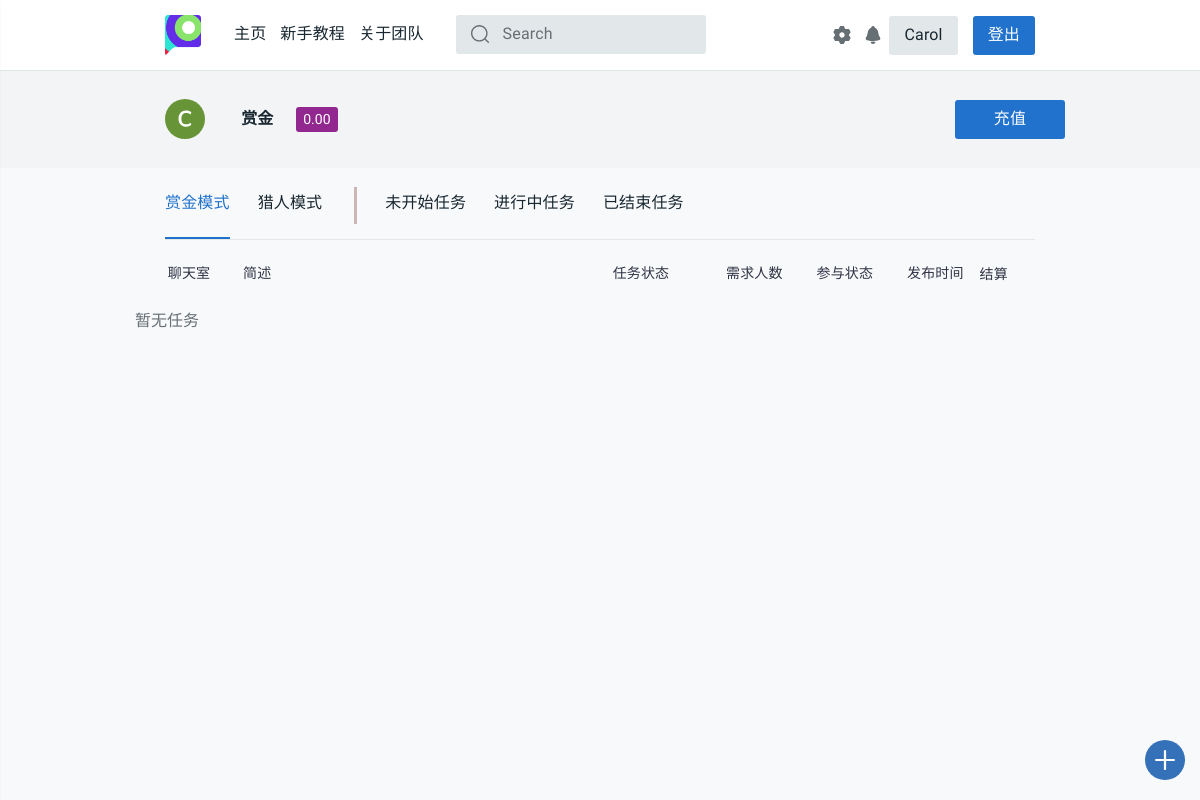
/profile/ (signed in), run on an earlier commit of the app's database.
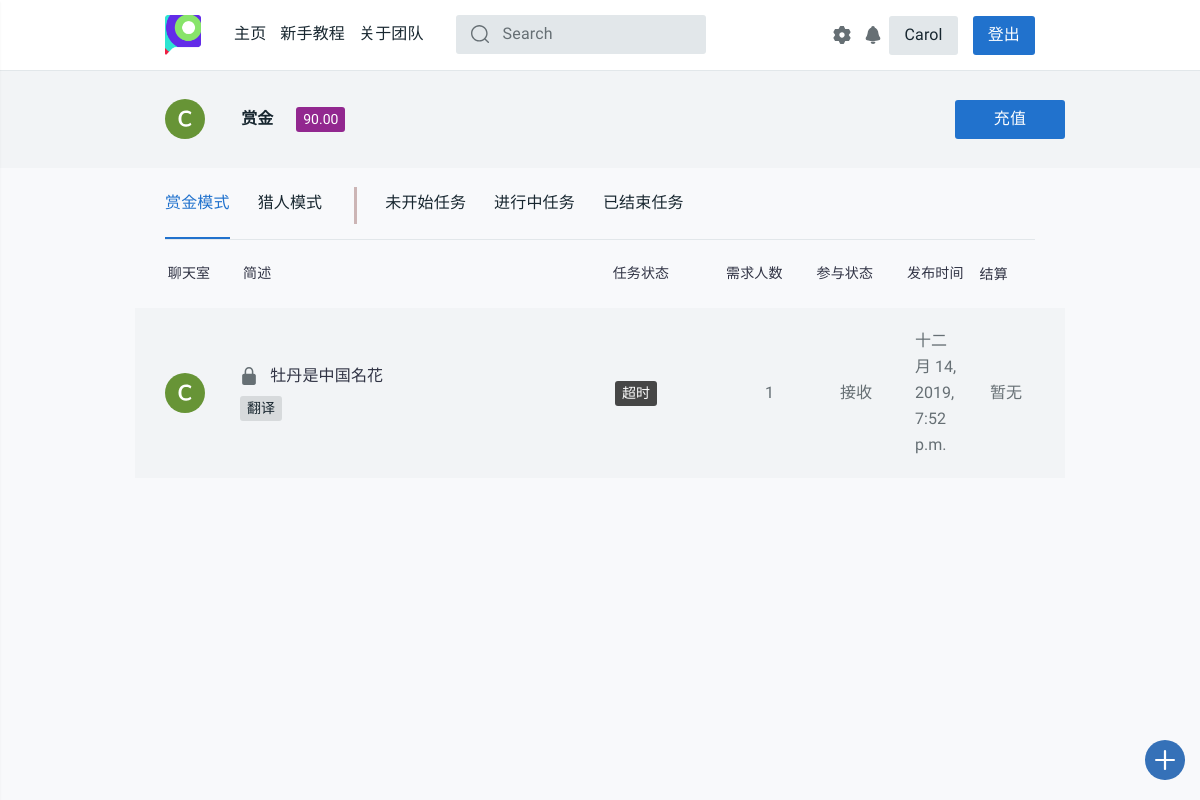
And on a later commit of the database.
### login/models.py (models this page shows, shortened)
class User(models.Model):
    name = models.CharField(max_length=128, unique=True)
    password = models.CharField(max_length=256)
    stu_id = models.CharField(max_length=13, unique=True)
    phone = models.CharField(max_length=11, unique=True, default='None')
    dept = models.CharField(max_length=50, default='None')
    money = models.DecimalField(max_digits=5, decimal_places=2, default=0.00)
    c_time = models.DateTimeField(auto_now_add=True)
    has_confirmed = models.BooleanField(default=False)
    send_state = models.IntegerField(default=1)
    updated_time = models.DateTimeField(null=True, blank=True)
    class Meta:
        ordering = ['c_time']
        verbose_name = '用户'
        verbose_name_plural = '用户'

### task_platform/models.py (models this page shows, shortened)
class Task(models.Model):
    state = (('未开始', 'waitting'), ('进行中', 'processing'), ('中止', 'abort'),
             ('撤销', 'revoke'), ('超时', 'timeout'), ('完成', 'completed'))
    publisher = models.CharField(max_length=128)
    pub_time = models.DateTimeField(auto_now_add=True)
    begin_time = models.DateTimeField(null=True, blank=True)
    end_time = models.DateTimeField(null=True, blank=True)
    people_needed = models.IntegerField(default=1)
    people_now = models.IntegerField(default=0)
    expected_time_consuming = models.DecimalField(
        max_digits=12, decimal_places=1, default=0.0)
    task_description = models.CharField(max_length=50, default="None")
    task_detail = RichTextUploadingField(default='None')
    task_state = models.CharField(max_length=32, choices=state, default='未开始')
    task_class = models.CharField(max_length=48, default='赏金模式')
    class Meta:
        ordering = ['pub_time']
        verbose_name = '任务'
        verbose_name_plural = '任务'

class Task_tags(models.Model):
    sig_tag = models.CharField(max_length=20, default="None")
    task_id = models.IntegerField(default="0")
    def __str__(self):
        return self.sig_tag
    class Meta:
        verbose_name = "任务标签"
        verbose_name_plural = "任务标签"

### task_platform/views.py (the view, shortened to what this page needs)
# urls.py: path('profile/', views.profile, name='profile'),
def profile(request):
    username = request.session.get('user_name', None)
    if not username:
        return redirect('/login/')
    notice_room = '/chatroom/{}'.format(get_notice_room_id(username))
    notice_num = chatinfo_num(username)
    user = User.objects.get(name=username)
    student_id = user.stu_id
    phone = user.phone
    dept = user.dept
    if user.dept == 'None':
        dept = '暂无信息'
    money = user.money
    task_list_list = []
    if username:
        user = User.objects.get(name=username)
        student_id = user.stu_id
        phone = user.phone
        dept = user.dept
        if user.dept == 'None':
            dept = '暂无信息'
    stcolor_finder = {
        '未开始': '9', '进行中': '2',
        '中止': '3', '撤销': '3',
        '超时': '6', '完成': '4',
        '赏金模式': '5', '猎人模式': '7'
    }
    rec_task_id_list = Task_receive.objects.filter(username=username).values_list('task_id')
    latest_task_list = Task.objects.filter(
        Q(publisher=username) | Q(id__in=rec_task_id_list)
    ).order_by('-pub_time')
    tab_class = [
        ("task_class='赏金模式'", "_task.task_state"),
        ("task_class='猎人模式'", "_task.task_state"),
        ("task_state='未开始'", "_task.task_class"),
        ("task_state='进行中'", "_task.task_class"),
        ("Q(task_state='撤销')|Q(task_state='中止')|Q(task_state='超时')|Q(task_state='完成')",
        "_task.task_class")
    ]
    def calc_settlement(task, username):
        _settlement = '暂无'
        rec_task_list = Task_receive.objects.filter(task_id=task.id)
        if type(_settlement) == str:
            return _settlement
        if _settlement >= 0:
            return '+{}'.format(_settlement)
        else:
            return str(_settlement)
    for idx in range(5):
        tag_list = []
        for _task in eval('latest_task_list.filter({})'.format(tab_class[idx][0])):
            _color = 'tt-color0{} tt-badge'.format(stcolor_finder[eval(tab_class[idx][1])])
            _settlement = calc_settlement(_task, username)
            _room_id = get_room_id(_task)
            tag_list.append(
                (_task, _color, _settlement, _room_id,
                Task_tags.objects.filter(task_id=_task.id).order_by('sig_tag'))
            )
        task_list_list.append(tag_list)
    tag_list_1, tag_list_2, tag_list_3, tag_list_4, tag_list_5 = (
        task_list_list[0], task_list_list[1], task_list_list[2],
        task_list_list[3], task_list_list[4]
    )
    if request.method == 'POST' and 'settings' in request.POST:
        self_settings(request)
    return render(request, 'task_platform/profile.html', locals())

### task_platform/views.py (called while the page is built)
@csrf_exempt
def get_room_id(task):
    md5 = hashlib.md5()
    md5.update('{}{}'.format(task.id, task.publisher).encode())
    return md5.hexdigest()

@csrf_exempt
def get_notice_room_id(username):
    md5 = hashlib.md5()
    md5.update(username.encode())
    return md5.hexdigest()

def chatinfo_num(username):
    chatnum = ChatVision.objects.filter(username=username, has_seen=False).count()
    return chatnum

### task_platform/templates/task_platform/profile.html (shortened to what this page needs)
{% extends 'task_platform/base.html'%}
{% load staticfiles %}
{% block content %}
<head>
  <link rel="stylesheet" href="{% static 'css/style.css' %}">
  <link href="{% static 'css/profile.css' %}" rel="stylesheet">
</head>
<main id="tt-pageContent" class="tt-offset-small">
  <div class="tt-wrapper-section">
    <div class="container">
      <div class="tt-user-header">
        <div class="tt-col-avatar">
          <a href="#">
                  <svg class="tt-icon">
                    <use xlink:href="#icon-ava-c"></use>
                  </svg>
          </a>
        </div>
        <div class="tt-col-title">
          <div class="tt-title">
            <a href="#">赏金</a>
          </div>
          <ul class="tt-list-badge">
            <li><a href="#"><span class="tt-color14 tt-badge">{{ money }}</span></a></li>
          </ul>
        </div>
        <div class="tt-col-btn" id="js-settings-btn">
          <div class="tt-list-btn">
            <a href="/recharge/" class="btn btn-secondary">充值</a>
          </div>
        </div>
      </div>
    </div>
  </div>
  <div class="container">
    <div class="tt-tab-wrapper">
      <div class="tt-wrapper-inner">
        <ul class="nav nav-tabs pt-tabs-default" role="tablist">
          <li class="nav-item show">
            <a class="nav-link active" data-toggle="tab" href="#tt-tab-01" role="tab"><span>赏金模式</span></a>
          </li>
          <li class="nav-item">
            <a class="nav-link" data-toggle="tab" href="#tt-tab-02" role="tab">
              <div class="box-container">
                <div class="border-right"><span>猎人模式</span></div>
              </div>
             </a>
          </li>
          <li class="nav-item">
            <a class="nav-link" data-toggle="tab" href="#tt-tab-03" role="tab"><span>未开始任务</span></a>
          </li>
          <li class="nav-item">
            <a class="nav-link" data-toggle="tab" href="#tt-tab-04" role="tab"><span>进行中任务</span></a>
          </li>
          <li class="nav-item">
            <a class="nav-link" data-toggle="tab" href="#tt-tab-05" role="tab"><span>已结束任务</span></a>
          </li>
        </ul>
      </div>
      <div class="tab-content">
        <div class="tab-pane tt-indent-none show active" id="tt-tab-01" role="tabpanel">
          <div class="tt-topic-list">
            <div class="tt-list-header">
              <div class="tt-col-value" style="width: 17%;"><center>聊天室</center></div>
              <div class="tt-col-category" style="width: 90%">简述</div>
              <div class="tt-col-category" style="width: 30%;padding-left:5.5%">任务状态</div>
              <div class="tt-col-value hide-mobile" style="width: 20%;padding-left:2%">需求人数</div>
              <div class="tt-col-value hide-mobile" style="width: 20%;padding-left:2%">参与状态</div>
              <div class="tt-col-value hide-mobile" style="width: 20%;padding-left:2%">发布时间</div>
              <div class="tt-col-value" style="width: 20%;padding:0%">结算</div>
            </div>
            {% if tag_list_1 %}
            {% for task, color, settlement, room_id, tags in tag_list_1 %}
              <div class="tt-item">
                <div class="tt-col-avatar">
                  <a href="/chatroom/{{ room_id }}">
                  <svg class="tt-icon">
                    <use xlink:href="#icon-ava-c"></use>
                  </svg>
                  </a>
                </div>
                <div class="tt-col-description">
                  <h6 class="tt-title"><a href="{% url 'detail' task.id %}">
                      {% if task.task_state == "完成" %}
                        <svg class="tt-icon">
                          <use xlink:href="#icon-verified"></use>
                        </svg>
                      {% elif task.task_state == "中止" or task.task_state == "撤销" or task.task_state == "超时" %}
                        <svg class="tt-icon">
                          <use xlink:href="#icon-locked"></use>
                        </svg>
                      {% endif %}
                      {{ task.task_description }}
                    </a></h6>
                  <div class="row align-items-center no-gutters">
                    <div class="col-11">
                      <ul class="tt-list-badge">
                        {% for tag in tags %}
                        <li><a><span class="tt-badge">{{ tag }}</span></a></li>
                        {% endfor%}
                      </ul>
                    </div>
                  </div>
                </div>
                <div class="tt-col-category"><span class="{{ color }}">{{ task.task_state }}</span></div>
                <div class="tt-col-value hide-mobile">{{ task.people_needed }}</div>
                <div class="tt-col-value   hide-mobile">
                  {% if task.publisher == username %}
                  发布
                  {% else %}
                  接收
                  {% endif %}
                </div>
                <div class="tt-col-value hide-mobile">{{ task.pub_time }}</div>
                <div class="tt-col-value hide-mobile">{{ settlement }}</div>
              </div>
            {% endfor %}
            {% else %}
            <p>暂无任务</p>
            {% endif %}
          </div>
        </div>
      </div>
    </div>
  </div>
</main>
{% endblock %}

### task_platform/templates/task_platform/base.html (shortened to what this page needs)
{% load staticfiles %}
<html>
<body>
  <head>
    {% block css %}
    <link rel="stylesheet" href="{% static 'css/style.css' %}">
    {% endblock %}
  </head>
  <header id="tt-header">
    <div class="container">
      <div class="row tt-row no-gutters">
        <div class="col-auto">
          <div class="tt-logo">
            <a href="/"><img src="{% static 'images/logo.png' %}" alt=""></a>
          </div>
          <div class="tt-desktop-menu">
            <nav>
              <ul>
                <li><a href="/"><span>主页</span></a></li>
                <li><a href="/guide/"><span>新手教程</span></a></li>
                <li><a href="/about/"><span>关于团队</span></a></li>
              </ul>
            </nav>
          </div>
          <div class="tt-search" style="margin-top:15px;">
            <form class="search-wrapper"style="margin-block-end: 1em;">
              <div class="search-form">
                <input type="text" class="tt-search__input" placeholder="Search">
                <button class="tt-search__btn" type="submit"style="position: absolute;top: 50%;transform: translateY(-50%);">
                  <svg class="tt-icon">
                    <use xlink:href="#icon-search"></use>
                  </svg>
                </button>
              </div>
            </form>
          </div>
        </div>
        {% if request.session.is_login %}
        <div class="col-auto ml-auto">
          <div class="tt-user-info d-flex ">
            <center>
              <div style="margin:7px -25px  ">
                <a href="#" class="tt-btn-icon" id="js-settings-btn">
                  <i class="tt-icon"><svg>
                      <use xlink:href="#icon-settings_fill"></use>
                    </svg></i>
                </a>
              </div>
            </center>
            <center>
              <a href="{{ notice_room }}" class="tt-btn-icon" style="margin:7px;padding-right:0px;">
                <i class="tt-icon"><svg>
                    <use xlink:href="#icon-notification"></use>
                  </svg></i>
              </a>
            </center>
            <div class="tt-account-btn">
              <a href="/profile/" class="btn btn-primary">{{ request.session.user_name }}</a>
                <a href="/logout/" class="btn btn-secondary">登出</a>
            </div>
          </div>
        </div>
        {% endif %}
      </div>
    </div>
      <a href="/create-task" class="tt-btn-create-topic">
        <span class="tt-icon">
          <svg>
            <use xlink:href="#icon-create_new"></use>
          </svg>
        </span>
      </a>
  </header>
  {% block content %} {% endblock %}
</body>
</html>

### static/css/profile.css (style rules this page uses)
.box-container { position: relative; }
.border-right { padding: 0px 35px 0px 0px; }
.border-right:after { content: ''; position: absolute; left: auto; top: auto; bottom: 15px; right: 0; height: 52%; width: 3px; background-color: #ccb5b5; }

What changed in the data, as far as the page shows it:
changed User: money "0.00" → "90.00"
added Task: task_description "牡丹是中国名花", task_state "超时", people_needed "1", publisher "接收", pub_time "十二月 14, 2019, 7:52 p.m.", settlement "暂无"
added Task_tags: sig_tag "翻译"
Also different on the page:
text no longer shown: "暂无任务"
